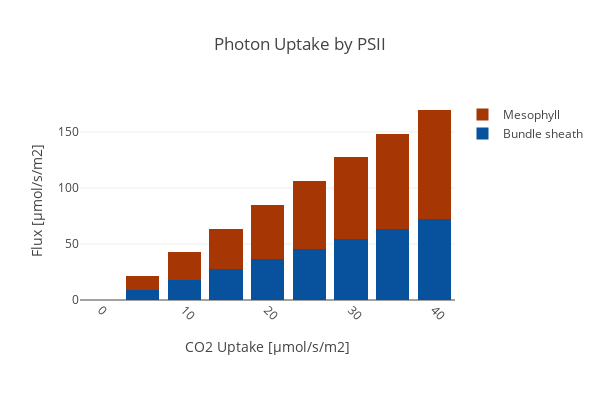

Source (notebook cell):
### Code cell
create_bar_plot_met(D_fba, D_exp,
                    {'[M]_PSII_h':'Mesophyll','[B]_PSII_h': 'Bundle sheath'},'hnu_h',
                    'Photon Uptake by PSII', xaxis_title, c3_model,
                    stacked = True, save_fig=save_fig)

### Figure 1 — Plotly figure (JSON) as saved in the notebook; plotly's stock layout.template omitted (floating-point values rounded to 4 significant figures)
{"data": [{"marker": {"color": "rgb(8,81,156)"}, "name": "Bundle sheath", "type": "bar", "uid": "3d8e9009-abb8-4407-b5f2-55726ad4ffc4", "x": [0, 5, 10, 15, 20, 25, 30, 35, 40], "y": [0.03568, 9.143, 18.23, 27.31, 36.39, 45.48, 54.56, 63.63, 72.71]}, {"marker": {"color": "rgb(166,54,3)"}, "name": "Mesophyll", "type": "bar", "uid": "86d82921-2258-42ea-8d9b-3a9980a84988", "x": [0, 5, 10, 15, 20, 25, 30, 35, 40], "y": [0.03568, 12.12, 24.23, 36.34, 48.45, 60.56, 72.68, 84.79, 96.91]}], "layout": {"barmode": "stack", "height": 400, "margin": {"b": 100}, "title": "Photon Uptake by PSII", "width": 600, "xaxis": {"autorange": true, "range": [-2.5, 42.5], "tickangle": 45, "title": "CO2 Uptake [µmol/s/m2]", "type": "linear"}, "yaxis": {"autorange": true, "range": [0, 178.5], "title": "Flux [µmol/s/m2]", "type": "linear"}}}
